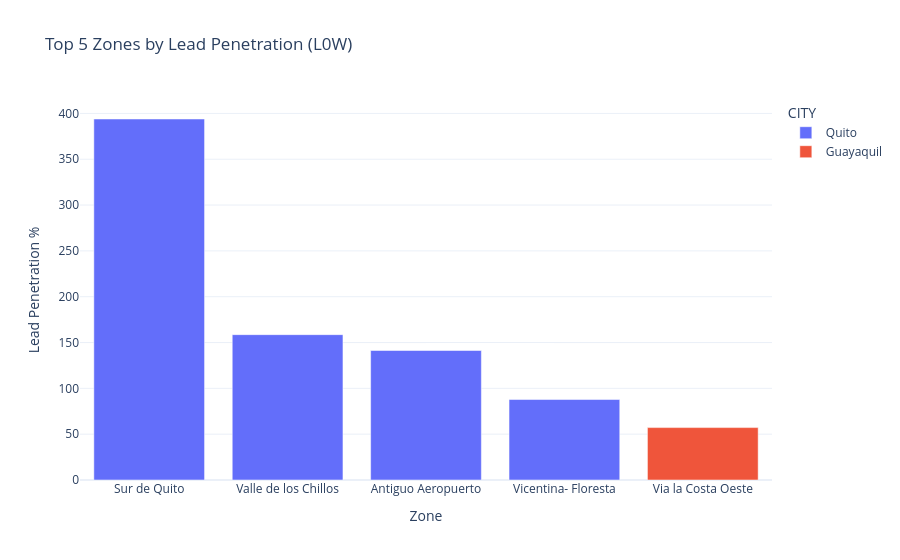

Write notebook code for a chart like this one.
### Markdown cell above
## 1. Top 5 Zones by Lead Penetration (Current Week)
**Question:** Which are the 5 zones with more % Lead Penetration this week?

### Code cell
lead_pen = df[(df['METRIC'] == 'Lead Penetration') & (df['WEEK_NUM'] == 0)]
top_5_lead_pen = lead_pen.sort_values(by='VALUE', ascending=False).head(5)

fig1 = px.bar(top_5_lead_pen, x='ZONE', y='VALUE', color='CITY', 
             title="Top 5 Zones by Lead Penetration (L0W)",
             labels={'VALUE': 'Lead Penetration %', 'ZONE': 'Zone'})
fig1.show()
top_5_lead_pen[['COUNTRY', 'CITY', 'ZONE', 'VALUE']]

### Figure 1 — Plotly figure (JSON) as saved in the notebook; plotly's stock layout.template omitted (floating-point values rounded to 4 significant figures)
{"data": [{"hovertemplate": "CITY=Quito<br>Zone=%{x}<br>Lead Penetration %=%{y}<extra></extra>", "legendgroup": "Quito", "marker": {"color": "#636efa", "pattern": {"shape": ""}}, "name": "Quito", "orientation": "v", "showlegend": true, "textposition": "auto", "type": "bar", "x": ["Sur de Quito", "Valle de los Chillos", "Antiguo Aeropuerto", "Vicentina- Floresta"], "xaxis": "x", "y": [393.9, 158.6, 141.3, 87.8], "yaxis": "y"}, {"hovertemplate": "CITY=Guayaquil<br>Zone=%{x}<br>Lead Penetration %=%{y}<extra></extra>", "legendgroup": "Guayaquil", "marker": {"color": "#EF553B", "pattern": {"shape": ""}}, "name": "Guayaquil", "orientation": "v", "showlegend": true, "textposition": "auto", "type": "bar", "x": ["Via la Costa Oeste"], "xaxis": "x", "y": [57.2], "yaxis": "y"}], "layout": {"barmode": "relative", "legend": {"title": {"text": "CITY"}, "tracegroupgap": 0}, "title": {"text": "Top 5 Zones by Lead Penetration (L0W)"}, "xaxis": {"anchor": "y", "domain": [0, 1], "title": {"text": "Zone"}}, "yaxis": {"anchor": "x", "domain": [0, 1], "title": {"text": "Lead Penetration %"}}}}
